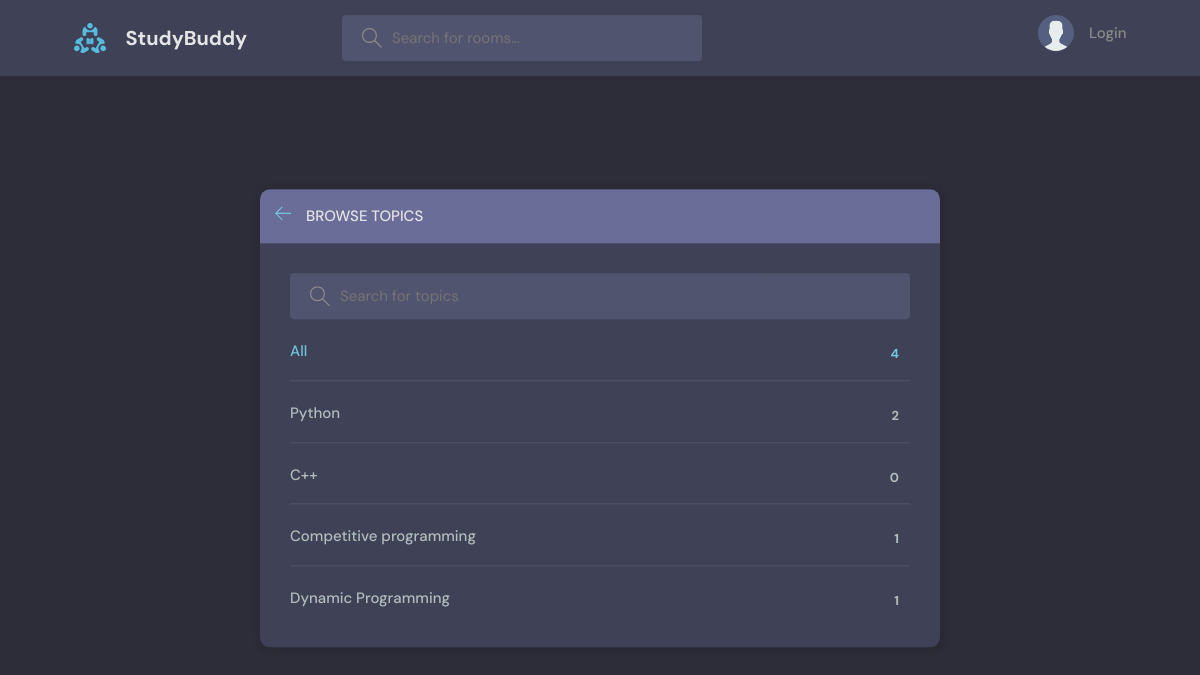
The app's page /topics/, older data.
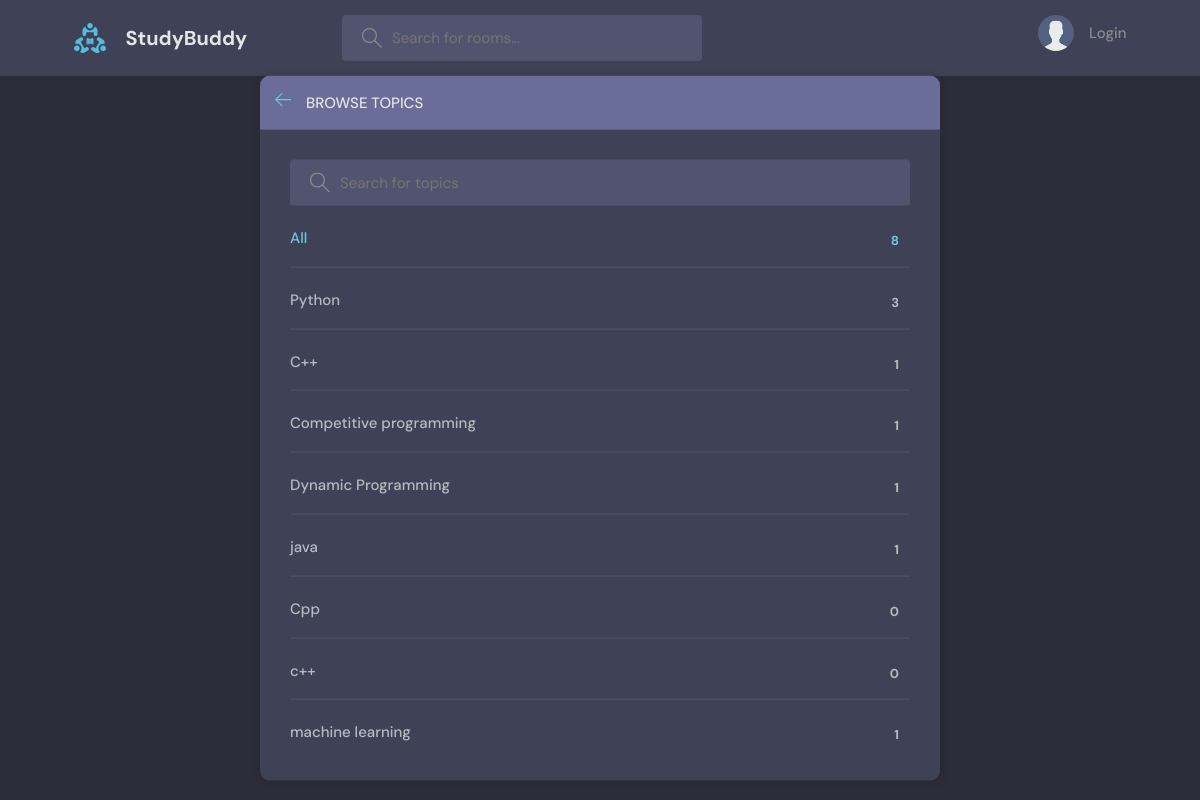
The same page, newer data.
### base/models.py (models this page shows, shortened)
class Topic(models.Model):
    name = models.CharField(max_length=200)

### base/views.py (the view)
# urls.py: path('topics/', views.topicsPage, name = "topics"),
def topicsPage(request):
    q = request.GET.get('q') if request.GET.get('q')!=None else ''
    topics = Topic.objects.filter(name__icontains =q)
    context = {'topics': topics}
    return render( request , 'base/topics.html' , context)

### base/templates/base/topics.html (shortened to what this page needs)
{% extends 'main.html' %}
{% block content %}
    <main class="create-room layout">
      <div class="container">
        <div class="layout__box">
          <div class="layout__boxHeader">
            <div class="layout__boxTitle">
              <a href="{{request.META.HTTP_REFERER}}">
                <svg version="1.1" xmlns="http://www.w3.org/2000/svg" width="32" height="32" viewBox="0 0 32 32">
                  <title>arrow-left</title>
                  <path
                    d="M13.723 2.286l-13.723 13.714 13.719 13.714 1.616-1.611-10.96-10.96h27.625v-2.286h-27.625l10.965-10.965-1.616-1.607z"
                  ></path>
                </svg>
              </a>
              <h3>Browse Topics</h3>
            </div>
          </div>
          <div class="topics-page layout__body">
            <form class="header__search" action = ""  method = "GET">
              <label>
                <input name = "q" placeholder="Search for topics  " />
              </label>
            </form>
            <ul class="topics__list">
              <li>
                <a href="{% url 'topics' %}" class="active">All <span>{{topics.count}}</span></a>
              </li>
              {% for topic in topics %}
              <li>
                <a href="{% url 'home' %}?q={{topic.name}}">{{topic.name}} <span>{{topic.room_set.all.count}}</span></a>
              </li>
              {% endfor %}
            </ul>
          </div>
        </div>
      </div>
    </main>
{% endblock content %}

### templates/main.html (shortened to what this page needs)
<!DOCTYPE html>
{% load static %}
<html lang="en">
  <head>
    <link rel="stylesheet" href="{% static 'styles/style.css' %}" />
  </head>
  <body>
    {% include 'navbar.html' %}
    {% block content %}
    {% endblock content %}
  </body>
</html>

### templates/navbar.html (shortened to what this page needs)
{% load static %}
<header class="header header--loggedIn">
  <div class="container">
    <a href="{% url 'home' %}" class="header__logo">
      <img src="{% static 'images/logo.svg' %}" />
      <h1>StudyBuddy</h1>
    </a>
    <form class="header__search" method = "GET" action = "{% url 'home' %}">
      <label>
        <input name = "q" placeholder="Search for rooms..." />
      </label>
    </form>
    <nav class="header__menu">
      {% if request.user.is_authenticated %}
      <div class="header__user">
        <a href="{% url 'update-user' %}">
          <div class="avatar avatar--medium active">
            <img src="{{request.user.avatar.url}}" />
          </div>
          <p>{{request.user.username}} <span>@ {{request.user.username}}</span></p>
        </a>
        <button class="dropdown-button">
          <svg version="1.1" xmlns="http://www.w3.org/2000/svg" width="32" height="32" viewBox="0 0 32 32">
            <title>chevron-down</title>
            <path d="M16 21l-13-13h-3l16 16 16-16h-3l-13 13z"></path>
          </svg>
        </button>
      </div>
      {% else %}
      <a href="{% url 'login' %}">
        <img src="{% static 'images/avatar.svg' %}" />
        <p>Login</p>
      </a>
      {% endif %}
    </nav>
  </div>
</header>

### static/styles/style.css (style rules this page uses)
:root { --color-main: #71c6dd; --color-main-light: #e1f6fb; --color-dark: #3f4156; --color-dark-medium: #51546e; --color-dark-light: #696d97; --color-light: #e5e5e5; --color-gray: #8b8b8b; --color-light-gray: #b2bdbd; --color-bg: #2d2d39; --color-success: #5dd693; --color-error: #fc4b0b; }
* { font-family: "DM Sans", -apple-system, BlinkMacSystemFont, "Segoe UI", Roboto, Oxygen, Ubuntu, Cantarell, "Open Sans", "Helvetica Neue", sans-serif; margin: 0; padding: 0; box-sizing: border-box; text-rendering: optimizeLegibility; font-size: inherit; }
html { font-size: 56.25%; }
@media only screen and (min-width: 1200px) { html { font-size: 62.5%; } }
body { line-height: 1.6; font-weight: 400; font-size: 1.5rem; color: var(--color-light-gray); background-color: var(--color-bg); min-height: 100vh; }
img { width: 100%; }
a { display: inline-block; color: var(--color-main); text-decoration: none; }
.container { max-width: 120rem; width: 90%; margin: auto; }
.header { padding: 1.5rem; background-color: var(--color-dark); }
.header > .container { display: flex; gap: 9.5rem; }
.header__logo, .header__user { display: flex; gap: 2rem; align-items: center; }
.header__logo > img { height: 3.2rem; width: 3.2rem; }
.header__logo > h1 { font-weight: 700; font-size: 2rem; color: var(--color-light); }
.header__search > label { background-color: var(--color-dark-medium); padding: 1.3rem 1rem; display: flex; align-items: center; gap: 1rem; border-radius: 4px; }
.header__search svg { fill: var(--color-gray); width: 2rem; height: 2rem; margin-left: 1rem; }
.header__search input { width: 30rem; background: transparent; border: none; outline: none; color: var(--color-light); }
.header__menu { margin-left: auto; position: relative; }
.header__menu a { display: flex; gap: 1.5rem; align-items: center; font-weight: 500; text-decoration: none; color: var(--color-gray); }
.header__menu img { height: 3.6rem; }
.header__menu p { line-height: 1.2; }
.layout { margin-top: 2.4rem; }
.layout > .container { display: flex; justify-content: space-between; align-items: flex-start; }
.layout__box { width: 90%; max-width: 48rem; min-height: 40rem; position: absolute; top: 50%; left: 50%; transform: translate(-50%, -46%); background-color: var(--color-dark); border-radius: 1rem; box-shadow: 1px 1px 6px 3px rgba(0, 0, 0, 0.1); overflow: hidden; }
.layout__boxHeader { display: flex; padding: 1.5rem; background-color: var(--color-dark-light); }
.layout__boxTitle { display: flex; gap: 1.5rem; align-items: center; }
.layout__boxTitle h3 { text-transform: uppercase; font-weight: 500; color: var(--color-light); }
.layout__boxTitle svg { width: 1.6rem; height: 1.6rem; fill: var(--color-main); }
.layout__body { margin: 3rem; }
.topics__list { list-style: none; }
.topics__list li a { display: flex; justify-content: space-between; margin-bottom: 3rem; font-weight: 500; color: var(--color-light-gray); transition: all 0.3s ease-in-out; }
.topics__list li a.active, .topics__list li a:hover { color: var(--color-main); }
.topics__list li a span { padding: 0.5rem 1rem; background-color: var(--color-dark); border-radius: 3px; font-size: 1.3rem; font-weight: 700; letter-spacing: 1px; }
.topics-page .topics__list li:not(:last-child) a { margin: 2rem 0; padding-bottom: 1rem; text-decoration: none; border-bottom: 1px solid var(--color-dark-medium); }
.topics-page .header__search { display: block; }
.create-room.layout .layout__box { max-width: 68rem; }

Row changes from the older to the newer data that the page shows:
computed for Topic "Python": room_set.all.count "2" → "3"
computed for Topic (number 2 of 8 on the later page): room_set.all.count "0" → "1"
added Topic: name "java", room_set.all.count "1"
added Topic: name "Cpp", room_set.all.count "0"
added Topic: name "c++", room_set.all.count "0"
added Topic: name "machine learning", room_set.all.count "1"
Text that changed along with them:
{{ topics.count }}: "4" → "8"
